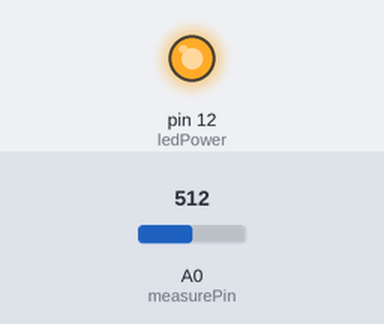
The sketch below on a simulated Arduino Uno, built with avr-gcc and run on an emulated ATmega328P. Shown: output pins drawn as LEDs (lit = HIGH). The test bench sets the inputs (shaded band); at power-on: A0 (measurePin) = 512. What the sketch prints to the serial monitor is not drawn.

Above: at 1.8 s.
1.9 s: A0 (measurePin) set to 493
Timing chart, 0 to 4.9 s (numbered marks = the images above; inputs shaded):
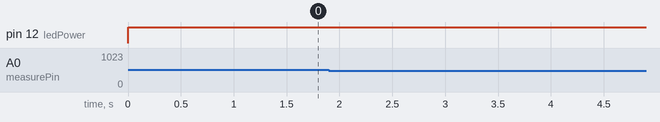

The sketch:

dustsensor.ino
```cpp
/* *
 * dustsensor.ino
 * optimized by John Choe
 *
 * 2019-11-16
 * */

/*
 Standalone Sketch to use with a Arduino Fio and a
 Sharp Optical Dust Sensor GP2Y1010AU0F

 Blog: http://arduinodev.woofex.net/2012/12/01/standalone-sharp-dust-sensor/
 Code: https://github.com/Trefex/arduino-airquality/

 For Pin connections, please check the Blog or the github project page
 Authors: Cyrille Médard de Chardon (serialC), Christophe Trefois (Trefex)
 Changelog:
   2012-Dec-01: Cleaned up code
   2012-Dec-13: Converted mg/m3 to ug/m3 which seems to be the accepted standard

 This work is licensed under the Creative Commons Attribution-NonCommercial-ShareAlike 3.0 Unported License.
 To view a copy of this license, visit http://creativecommons.org/licenses/by-nc-sa/3.0/ or send a letter
 to Creative Commons, 444 Castro Street, Suite 900, Mountain View, California, 94041, USA.
 */

/*********************
 * 핀 연결 정보
 * Vcc: 5V
 * 측정 핀: Analog 0
 * LED : Digital 12
**********************/

int measurePin = 0; // 측정 핀을 Analog 5에서 Analog 0으로 변경
int ledPower = 12;

int samplingTime = 280;
int deltaTime = 40;
int sleepTime = 9680;

float voMeasured = 0;
float calcVoltage = 0;
float dustDensity = 0;

void setup()
{
	Serial.begin(9600);
	pinMode(ledPower,OUTPUT);
}

void loop()
{
	digitalWrite(ledPower,LOW); // power on the LED
	delayMicroseconds(samplingTime);

	voMeasured = analogRead(measurePin); // read the dust value

	delayMicroseconds(deltaTime);
	digitalWrite(ledPower,HIGH); // turn the LED off
	delayMicroseconds(sleepTime);

	// 0 - 5.0V mapped to 0 - 1023 integer values
	calcVoltage = voMeasured * (5.0 / 1024);

	// linear eqaution taken from http://www.howmuchsnow.com/arduino/airquality/
	// Chris Nafis (c) 2012
	dustDensity = (0.17 * calcVoltage - 0.1)*1000;

	Serial.print("Raw Signal Value (0-1023): ");
	Serial.print(voMeasured);

	Serial.print(" - Voltage: ");
	Serial.print(calcVoltage);

	Serial.print(" - Dust Density [ug/m3]: ");
	Serial.print(dustDensity);

	/* 창문을 열지 판단 */
	Serial.print(" - requredToOpen: ");
	voMeasured > 500 ? Serial.println("YES") : Serial.println("NO");


	delay(1000);
}
```
